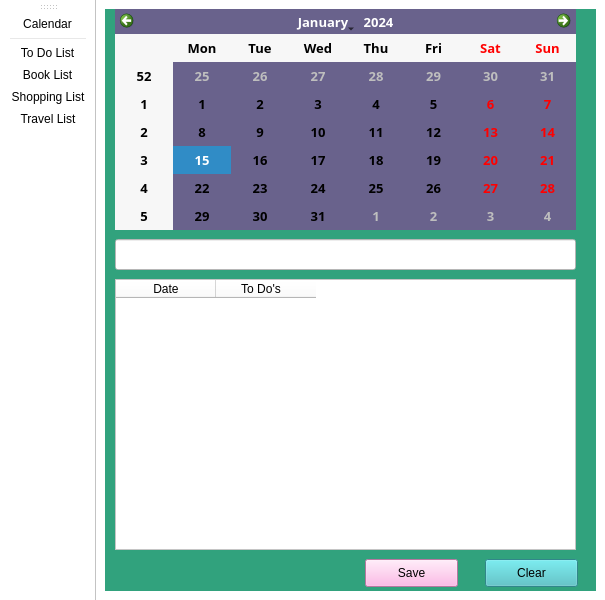
<?xml version="1.0" encoding="UTF-8"?>
<ui version="4.0">
 <class>CalendarListApp</class>
 <widget class="QMainWindow" name="CalendarListApp">
  <property name="geometry">
   <rect>
    <x>0</x>
    <y>0</y>
    <width>605</width>
    <height>600</height>
   </rect>
  </property>
  <property name="windowTitle">
   <string>MainWindow</string>
  </property>
  <property name="windowIcon">
   <iconset resource="icons.qrc">
    <normaloff>:/icons/vectors/calendarVector.png</normaloff>:/icons/vectors/calendarVector.png</iconset>
  </property>
  <property name="styleSheet">
   <string notr="true">background-color: rgb(255, 255, 255 );</string>
  </property>
  <property name="documentMode">
   <bool>false</bool>
  </property>
  <widget class="QWidget" name="centralwidget">
   <layout class="QGridLayout" name="gridLayout">
    <item row="0" column="0">
     <widget class="QStackedWidget" name="stackedWidget">
      <property name="styleSheet">
       <string notr="true">background-color: rgb(49, 162, 125);</string>
      </property>
      <property name="frameShape">
       <enum>QFrame::NoFrame</enum>
      </property>
      <property name="lineWidth">
       <number>0</number>
      </property>
      <property name="currentIndex">
       <number>0</number>
      </property>
      <widget class="QWidget" name="calendarPage">
       <widget class="QCalendarWidget" name="calendarWidget">
        <property name="geometry">
         <rect>
          <x>10</x>
          <y>0</y>
          <width>461</width>
          <height>221</height>
         </rect>
        </property>
        <property name="font">
         <font>
          <family>Calibri Light</family>
          <pointsize>10</pointsize>
          <weight>75</weight>
          <italic>false</italic>
          <bold>true</bold>
          <kerning>true</kerning>
         </font>
        </property>
        <property name="styleSheet">
         <string notr="true">background-color: rgb(105, 98, 140);</string>
        </property>
        <property name="minimumDate">
         <date>
          <year>2000</year>
          <month>9</month>
          <day>14</day>
         </date>
        </property>
        <property name="maximumDate">
         <date>
          <year>2200</year>
          <month>12</month>
          <day>31</day>
         </date>
        </property>
        <property name="gridVisible">
         <bool>false</bool>
        </property>
       </widget>
       <widget class="QTableWidget" name="tableWidget">
        <property name="geometry">
         <rect>
          <x>10</x>
          <y>270</y>
          <width>461</width>
          <height>271</height>
         </rect>
        </property>
        <property name="styleSheet">
         <string notr="true">background-color: rgb(255, 255, 255);</string>
        </property>
        <column>
         <property name="text">
          <string>Date</string>
         </property>
        </column>
        <column>
         <property name="text">
          <string>To Do's   </string>
         </property>
        </column>
       </widget>
       <widget class="QPushButton" name="clearBtn1">
        <property name="geometry">
         <rect>
          <x>380</x>
          <y>550</y>
          <width>93</width>
          <height>28</height>
         </rect>
        </property>
        <property name="styleSheet">
         <string notr="true">font: 75 10pt &quot;MS Shell Dlg 2&quot;;
background-color: rgb(68, 187, 193);</string>
        </property>
        <property name="text">
         <string>Clear</string>
        </property>
       </widget>
       <widget class="QPushButton" name="saveBtn1">
        <property name="geometry">
         <rect>
          <x>260</x>
          <y>550</y>
          <width>93</width>
          <height>28</height>
         </rect>
        </property>
        <property name="toolTip">
         <string>&lt;html&gt;&lt;head/&gt;&lt;body&gt;&lt;p&gt;After every item you enter press here&lt;/p&gt;&lt;/body&gt;&lt;/html&gt;</string>
        </property>
        <property name="styleSheet">
         <string notr="true">font: 10pt &quot;MS Shell Dlg 2&quot;;
background-color: rgb(255, 166, 224);</string>
        </property>
        <property name="text">
         <string>Save</string>
        </property>
       </widget>
       <widget class="QLineEdit" name="lineEdit">
        <property name="geometry">
         <rect>
          <x>10</x>
          <y>230</y>
          <width>461</width>
          <height>31</height>
         </rect>
        </property>
        <property name="styleSheet">
         <string notr="true">background-color: rgb(255, 255, 255);</string>
        </property>
       </widget>
      </widget>
      <widget class="QWidget" name="workPage">
       <widget class="QLineEdit" name="inputBox">
        <property name="geometry">
         <rect>
          <x>10</x>
          <y>60</y>
          <width>461</width>
          <height>41</height>
         </rect>
        </property>
        <property name="styleSheet">
         <string notr="true">background-color: rgb(255, 255, 255);</string>
        </property>
        <property name="clearButtonEnabled">
         <bool>false</bool>
        </property>
       </widget>
       <widget class="QPushButton" name="addBtn">
        <property name="geometry">
         <rect>
          <x>10</x>
          <y>120</y>
          <width>111</width>
          <height>31</height>
         </rect>
        </property>
        <property name="toolTip">
         <string>&lt;html&gt;&lt;head/&gt;&lt;body&gt;&lt;p&gt;Press to add to the list&lt;/p&gt;&lt;/body&gt;&lt;/html&gt;</string>
        </property>
        <property name="styleSheet">
         <string notr="true">font: 10pt &quot;MS Shell Dlg 2&quot;;
background-color: rgb(194, 165, 255);</string>
        </property>
        <property name="text">
         <string>Add</string>
        </property>
       </widget>
       <widget class="QPushButton" name="deleteBtn">
        <property name="geometry">
         <rect>
          <x>240</x>
          <y>120</y>
          <width>111</width>
          <height>31</height>
         </rect>
        </property>
        <property name="styleSheet">
         <string notr="true">font: 10pt &quot;MS Shell Dlg 2&quot;;
background-color: rgb(157, 132, 191);</string>
        </property>
        <property name="text">
         <string>Delete</string>
        </property>
       </widget>
       <widget class="QListWidget" name="listWidget">
        <property name="geometry">
         <rect>
          <x>10</x>
          <y>170</y>
          <width>461</width>
          <height>391</height>
         </rect>
        </property>
        <property name="styleSheet">
         <string notr="true">selection-background-color: rgb(255, 218, 205);
background-color: rgb(255, 255, 255);
font: 9pt &quot;MS Shell Dlg 2&quot;;</string>
        </property>
       </widget>
       <widget class="QPushButton" name="clearBtn">
        <property name="geometry">
         <rect>
          <x>360</x>
          <y>120</y>
          <width>111</width>
          <height>31</height>
         </rect>
        </property>
        <property name="styleSheet">
         <string notr="true">font: 9pt &quot;MS Shell Dlg 2&quot;;
background-color: rgb(185, 156, 226);</string>
        </property>
        <property name="text">
         <string>Clear List</string>
        </property>
       </widget>
       <widget class="QLabel" name="label_5">
        <property name="geometry">
         <rect>
          <x>10</x>
          <y>10</y>
          <width>181</width>
          <height>41</height>
         </rect>
        </property>
        <property name="font">
         <font>
          <pointsize>14</pointsize>
          <weight>75</weight>
          <bold>true</bold>
         </font>
        </property>
        <property name="text">
         <string>To Do List</string>
        </property>
       </widget>
       <widget class="QPushButton" name="saveBtn">
        <property name="geometry">
         <rect>
          <x>130</x>
          <y>120</y>
          <width>101</width>
          <height>31</height>
         </rect>
        </property>
        <property name="toolTip">
         <string>&lt;html&gt;&lt;head/&gt;&lt;body&gt;&lt;p&gt;Press to save the list&lt;/p&gt;&lt;/body&gt;&lt;/html&gt;</string>
        </property>
        <property name="styleSheet">
         <string notr="true">font: 10pt &quot;MS Shell Dlg 2&quot;;
background-color: rgb(209, 176, 255);
</string>
        </property>
        <property name="text">
         <string>Save</string>
        </property>
       </widget>
      </widget>
      <widget class="QWidget" name="bookPage">
       <widget class="QPushButton" name="addBtn_2">
        <property name="geometry">
         <rect>
          <x>10</x>
          <y>120</y>
          <width>111</width>
          <height>31</height>
         </rect>
        </property>
        <property name="toolTip">
         <string>&lt;html&gt;&lt;head/&gt;&lt;body&gt;&lt;p&gt;Press to add to the list&lt;/p&gt;&lt;/body&gt;&lt;/html&gt;</string>
        </property>
        <property name="styleSheet">
         <string notr="true">font: 10pt &quot;MS Shell Dlg 2&quot;;
background-color: rgb(255, 178, 179);</string>
        </property>
        <property name="text">
         <string>Add</string>
        </property>
       </widget>
       <widget class="QPushButton" name="deleteBtn_2">
        <property name="geometry">
         <rect>
          <x>240</x>
          <y>120</y>
          <width>111</width>
          <height>31</height>
         </rect>
        </property>
        <property name="styleSheet">
         <string notr="true">font: 10pt &quot;MS Shell Dlg 2&quot;;
background-color: rgb(223, 141, 166);</string>
        </property>
        <property name="text">
         <string>Delete</string>
        </property>
       </widget>
       <widget class="QPushButton" name="clearBtn_2">
        <property name="geometry">
         <rect>
          <x>360</x>
          <y>120</y>
          <width>111</width>
          <height>31</height>
         </rect>
        </property>
        <property name="styleSheet">
         <string notr="true">font: 9pt &quot;MS Shell Dlg 2&quot;;
background-color: rgb(200, 109, 112);</string>
        </property>
        <property name="text">
         <string>Clear List</string>
        </property>
       </widget>
       <widget class="QLineEdit" name="inputBox_2">
        <property name="geometry">
         <rect>
          <x>10</x>
          <y>60</y>
          <width>461</width>
          <height>41</height>
         </rect>
        </property>
        <property name="styleSheet">
         <string notr="true">background-color: rgb(255, 255, 255);</string>
        </property>
        <property name="clearButtonEnabled">
         <bool>false</bool>
        </property>
       </widget>
       <widget class="QListWidget" name="listWidget_2">
        <property name="geometry">
         <rect>
          <x>10</x>
          <y>170</y>
          <width>461</width>
          <height>391</height>
         </rect>
        </property>
        <property name="styleSheet">
         <string notr="true">background-color: rgb(255, 255, 255);</string>
        </property>
       </widget>
       <widget class="QLabel" name="label">
        <property name="geometry">
         <rect>
          <x>10</x>
          <y>10</y>
          <width>181</width>
          <height>41</height>
         </rect>
        </property>
        <property name="font">
         <font>
          <pointsize>14</pointsize>
          <weight>75</weight>
          <bold>true</bold>
         </font>
        </property>
        <property name="text">
         <string>Book List</string>
        </property>
       </widget>
       <widget class="QPushButton" name="saveBtn_2">
        <property name="geometry">
         <rect>
          <x>130</x>
          <y>120</y>
          <width>101</width>
          <height>31</height>
         </rect>
        </property>
        <property name="toolTip">
         <string>&lt;html&gt;&lt;head/&gt;&lt;body&gt;&lt;p&gt;Press to save the list&lt;/p&gt;&lt;/body&gt;&lt;/html&gt;</string>
        </property>
        <property name="styleSheet">
         <string notr="true">font: 10pt &quot;MS Shell Dlg 2&quot;;
background-color: rgb(255, 139, 141);</string>
        </property>
        <property name="text">
         <string>Save</string>
        </property>
       </widget>
      </widget>
      <widget class="QWidget" name="shoppingPage">
       <widget class="QLabel" name="label_6">
        <property name="geometry">
         <rect>
          <x>10</x>
          <y>10</y>
          <width>181</width>
          <height>41</height>
         </rect>
        </property>
        <property name="font">
         <font>
          <pointsize>14</pointsize>
          <weight>75</weight>
          <bold>true</bold>
         </font>
        </property>
        <property name="text">
         <string>Shopping List</string>
        </property>
       </widget>
       <widget class="QLineEdit" name="inputBox_3">
        <property name="geometry">
         <rect>
          <x>10</x>
          <y>60</y>
          <width>461</width>
          <height>41</height>
         </rect>
        </property>
        <property name="styleSheet">
         <string notr="true">background-color: rgb(255, 255, 255);</string>
        </property>
        <property name="clearButtonEnabled">
         <bool>false</bool>
        </property>
       </widget>
       <widget class="QPushButton" name="addBtn_3">
        <property name="geometry">
         <rect>
          <x>10</x>
          <y>120</y>
          <width>111</width>
          <height>31</height>
         </rect>
        </property>
        <property name="toolTip">
         <string>&lt;html&gt;&lt;head/&gt;&lt;body&gt;&lt;p&gt;Press to add to the list&lt;/p&gt;&lt;/body&gt;&lt;/html&gt;</string>
        </property>
        <property name="styleSheet">
         <string notr="true">font: 10pt &quot;MS Shell Dlg 2&quot;;
background-color: rgb(192, 255, 219);</string>
        </property>
        <property name="text">
         <string>Add</string>
        </property>
       </widget>
       <widget class="QPushButton" name="deleteBtn_3">
        <property name="geometry">
         <rect>
          <x>240</x>
          <y>120</y>
          <width>111</width>
          <height>31</height>
         </rect>
        </property>
        <property name="styleSheet">
         <string notr="true">font: 10pt &quot;MS Shell Dlg 2&quot;;
background-color: rgb(146, 255, 195);</string>
        </property>
        <property name="text">
         <string>Delete</string>
        </property>
       </widget>
       <widget class="QPushButton" name="clearBtn_3">
        <property name="geometry">
         <rect>
          <x>360</x>
          <y>120</y>
          <width>111</width>
          <height>31</height>
         </rect>
        </property>
        <property name="styleSheet">
         <string notr="true">font: 9pt &quot;MS Shell Dlg 2&quot;;
background-color: rgb(78, 204, 166);</string>
        </property>
        <property name="text">
         <string>Clear List</string>
        </property>
       </widget>
       <widget class="QListWidget" name="listWidget_3">
        <property name="geometry">
         <rect>
          <x>10</x>
          <y>170</y>
          <width>461</width>
          <height>391</height>
         </rect>
        </property>
        <property name="styleSheet">
         <string notr="true">background-color: rgb(255, 255, 255);</string>
        </property>
       </widget>
       <widget class="QPushButton" name="saveBtn_3">
        <property name="geometry">
         <rect>
          <x>130</x>
          <y>120</y>
          <width>101</width>
          <height>31</height>
         </rect>
        </property>
        <property name="toolTip">
         <string>&lt;html&gt;&lt;head/&gt;&lt;body&gt;&lt;p&gt;Press to save the list&lt;/p&gt;&lt;/body&gt;&lt;/html&gt;</string>
        </property>
        <property name="styleSheet">
         <string notr="true">font: 10pt &quot;MS Shell Dlg 2&quot;;
background-color: rgb(74, 200, 173);</string>
        </property>
        <property name="text">
         <string>Save</string>
        </property>
       </widget>
      </widget>
      <widget class="QWidget" name="travelPage">
       <widget class="QLabel" name="label_7">
        <property name="geometry">
         <rect>
          <x>10</x>
          <y>10</y>
          <width>181</width>
          <height>41</height>
         </rect>
        </property>
        <property name="font">
         <font>
          <pointsize>14</pointsize>
          <weight>75</weight>
          <bold>true</bold>
         </font>
        </property>
        <property name="text">
         <string>Travel List</string>
        </property>
       </widget>
       <widget class="QLineEdit" name="inputBox_4">
        <property name="geometry">
         <rect>
          <x>10</x>
          <y>60</y>
          <width>461</width>
          <height>41</height>
         </rect>
        </property>
        <property name="styleSheet">
         <string notr="true">background-color: rgb(255, 255, 255);</string>
        </property>
        <property name="clearButtonEnabled">
         <bool>false</bool>
        </property>
       </widget>
       <widget class="QPushButton" name="addBtn_4">
        <property name="geometry">
         <rect>
          <x>10</x>
          <y>120</y>
          <width>111</width>
          <height>31</height>
         </rect>
        </property>
        <property name="toolTip">
         <string>&lt;html&gt;&lt;head/&gt;&lt;body&gt;&lt;p&gt;Press to add to the list&lt;/p&gt;&lt;/body&gt;&lt;/html&gt;</string>
        </property>
        <property name="styleSheet">
         <string notr="true">background-color: rgb(181, 233, 255);
font: 10pt &quot;MS Shell Dlg 2&quot;;</string>
        </property>
        <property name="text">
         <string>Add</string>
        </property>
       </widget>
       <widget class="QPushButton" name="clearBtn_4">
        <property name="geometry">
         <rect>
          <x>360</x>
          <y>120</y>
          <width>111</width>
          <height>31</height>
         </rect>
        </property>
        <property name="styleSheet">
         <string notr="true">font: 9pt &quot;MS Shell Dlg 2&quot;;
background-color: rgb(64, 168, 206);</string>
        </property>
        <property name="text">
         <string>Clear List</string>
        </property>
       </widget>
       <widget class="QPushButton" name="deleteBtn_4">
        <property name="geometry">
         <rect>
          <x>240</x>
          <y>120</y>
          <width>111</width>
          <height>31</height>
         </rect>
        </property>
        <property name="styleSheet">
         <string notr="true">font: 10pt &quot;MS Shell Dlg 2&quot;;
background-color: rgb(81, 185, 206);</string>
        </property>
        <property name="text">
         <string>Delete</string>
        </property>
       </widget>
       <widget class="QListWidget" name="listWidget_4">
        <property name="geometry">
         <rect>
          <x>10</x>
          <y>170</y>
          <width>461</width>
          <height>391</height>
         </rect>
        </property>
        <property name="styleSheet">
         <string notr="true">background-color: rgb(255, 255, 255);</string>
        </property>
       </widget>
       <widget class="QPushButton" name="saveBtn_4">
        <property name="geometry">
         <rect>
          <x>130</x>
          <y>120</y>
          <width>101</width>
          <height>31</height>
         </rect>
        </property>
        <property name="toolTip">
         <string>&lt;html&gt;&lt;head/&gt;&lt;body&gt;&lt;p&gt;Press to save the list&lt;/p&gt;&lt;/body&gt;&lt;/html&gt;</string>
        </property>
        <property name="styleSheet">
         <string notr="true">background-color: rgb(106, 196, 255);
font: 10pt &quot;MS Shell Dlg 2&quot;;</string>
        </property>
        <property name="text">
         <string>Save</string>
        </property>
       </widget>
      </widget>
     </widget>
    </item>
   </layout>
  </widget>
  <widget class="QToolBar" name="toolBar">
   <property name="windowTitle">
    <string>toolBar</string>
   </property>
   <property name="iconSize">
    <size>
     <width>75</width>
     <height>75</height>
    </size>
   </property>
   <attribute name="toolBarArea">
    <enum>LeftToolBarArea</enum>
   </attribute>
   <attribute name="toolBarBreak">
    <bool>false</bool>
   </attribute>
   <addaction name="action_calendar"/>
   <addaction name="separator"/>
   <addaction name="actionWork_List"/>
   <addaction name="actionBook_List"/>
   <addaction name="actionShopping_List"/>
   <addaction name="actionTravel_List"/>
  </widget>
  <action name="action_calendar">
   <property name="icon">
    <iconset resource="icons.qrc">
     <normaloff>:/icons/vectors/calendarVector.png</normaloff>:/icons/vectors/calendarVector.png</iconset>
   </property>
   <property name="text">
    <string>Calendar</string>
   </property>
   <property name="toolTip">
    <string>Enter Calendar</string>
   </property>
   <property name="shortcut">
    <string>Shift+C</string>
   </property>
  </action>
  <action name="actionWork_List">
   <property name="icon">
    <iconset resource="icons.qrc">
     <normaloff>:/icons/vectors/suitcase.png</normaloff>:/icons/vectors/suitcase.png</iconset>
   </property>
   <property name="text">
    <string>To Do List</string>
   </property>
   <property name="toolTip">
    <string>Add your &quot;to-do's&quot; !</string>
   </property>
   <property name="shortcut">
    <string>Shift+W</string>
   </property>
  </action>
  <action name="actionBook_List">
   <property name="icon">
    <iconset resource="icons.qrc">
     <normaloff>:/icons/vectors/bookIcon.png</normaloff>:/icons/vectors/bookIcon.png</iconset>
   </property>
   <property name="text">
    <string>Book List</string>
   </property>
   <property name="toolTip">
    <string>Add your will-read books here.</string>
   </property>
   <property name="shortcut">
    <string>Shift+B</string>
   </property>
  </action>
  <action name="actionShopping_List">
   <property name="icon">
    <iconset resource="icons.qrc">
     <normaloff>:/icons/vectors/shoppingBag.png</normaloff>:/icons/vectors/shoppingBag.png</iconset>
   </property>
   <property name="text">
    <string>Shopping List</string>
   </property>
   <property name="toolTip">
    <string>Enter items you need to buy!</string>
   </property>
   <property name="shortcut">
    <string>Shift+S</string>
   </property>
  </action>
  <action name="actionTravel_List">
   <property name="icon">
    <iconset resource="icons.qrc">
     <normaloff>:/icons/vectors/travel.png</normaloff>:/icons/vectors/travel.png</iconset>
   </property>
   <property name="text">
    <string>Travel List</string>
   </property>
   <property name="toolTip">
    <string>Enter items you need on your travels.</string>
   </property>
   <property name="shortcut">
    <string>Shift+T</string>
   </property>
  </action>
 </widget>
 <resources>
  <include location="icons.qrc"/>
 </resources>
 <connections/>
</ui>
